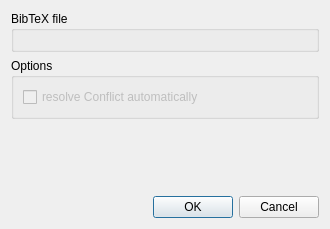
<?xml version="1.0" encoding="UTF-8"?>
<ui version="4.0">
 <class>BibTexImportDialog</class>
 <widget class="QDialog" name="BibTexImportDialog">
  <property name="geometry">
   <rect>
    <x>0</x>
    <y>0</y>
    <width>330</width>
    <height>229</height>
   </rect>
  </property>
  <property name="windowTitle">
   <string>Dialog</string>
  </property>
  <layout class="QVBoxLayout" name="verticalLayout_3">
   <item>
    <widget class="QGroupBox" name="groupBox">
     <property name="title">
      <string>BibTeX file</string>
     </property>
     <layout class="QVBoxLayout" name="verticalLayout">
      <item>
       <widget class="KUrlRequester" name="bibFile"/>
      </item>
     </layout>
    </widget>
   </item>
   <item>
    <widget class="QGroupBox" name="groupBox_2">
     <property name="title">
      <string>Options</string>
     </property>
     <layout class="QVBoxLayout" name="verticalLayout_2">
      <item>
       <widget class="QCheckBox" name="checkBox">
        <property name="enabled">
         <bool>false</bool>
        </property>
        <property name="text">
         <string>resolve Conflict automatically</string>
        </property>
        <property name="tristate">
         <bool>false</bool>
        </property>
       </widget>
      </item>
     </layout>
    </widget>
   </item>
   <item>
    <spacer name="verticalSpacer">
     <property name="orientation">
      <enum>Qt::Vertical</enum>
     </property>
     <property name="sizeHint" stdset="0">
      <size>
       <width>20</width>
       <height>40</height>
      </size>
     </property>
    </spacer>
   </item>
   <item>
    <widget class="QDialogButtonBox" name="buttonBox">
     <property name="orientation">
      <enum>Qt::Horizontal</enum>
     </property>
     <property name="standardButtons">
      <set>QDialogButtonBox::Cancel|QDialogButtonBox::Ok</set>
     </property>
    </widget>
   </item>
  </layout>
 </widget>
 <customwidgets>
  <customwidget>
   <class>KUrlRequester</class>
   <extends>QFrame</extends>
   <header>kurlrequester.h</header>
  </customwidget>
 </customwidgets>
 <resources/>
 <connections>
  <connection>
   <sender>buttonBox</sender>
   <signal>accepted()</signal>
   <receiver>BibTexImportDialog</receiver>
   <slot>accept()</slot>
   <hints>
    <hint type="sourcelabel">
     <x>248</x>
     <y>254</y>
    </hint>
    <hint type="destinationlabel">
     <x>157</x>
     <y>274</y>
    </hint>
   </hints>
  </connection>
  <connection>
   <sender>buttonBox</sender>
   <signal>rejected()</signal>
   <receiver>BibTexImportDialog</receiver>
   <slot>reject()</slot>
   <hints>
    <hint type="sourcelabel">
     <x>316</x>
     <y>260</y>
    </hint>
    <hint type="destinationlabel">
     <x>286</x>
     <y>274</y>
    </hint>
   </hints>
  </connection>
 </connections>
</ui>
